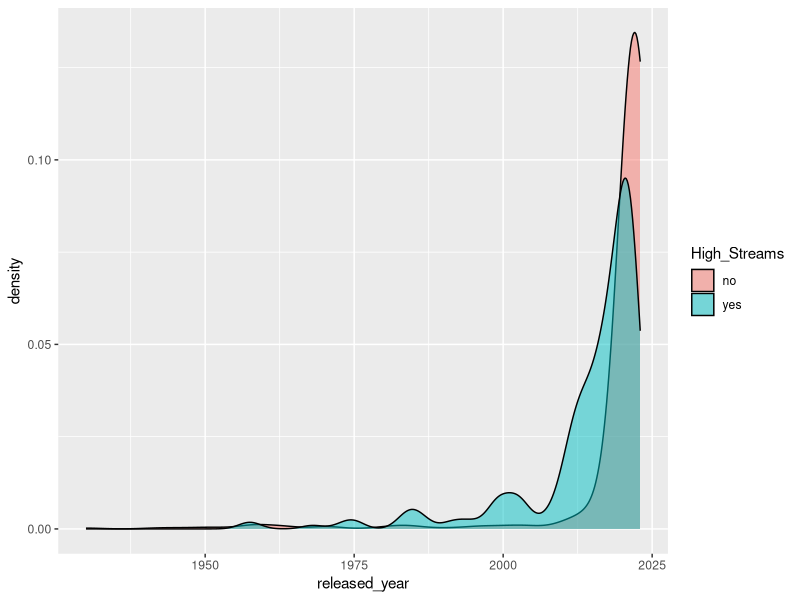
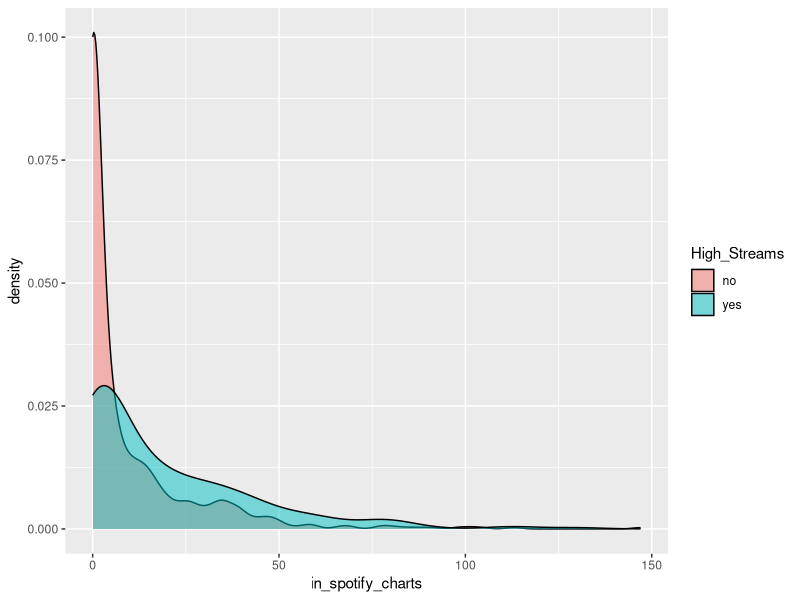
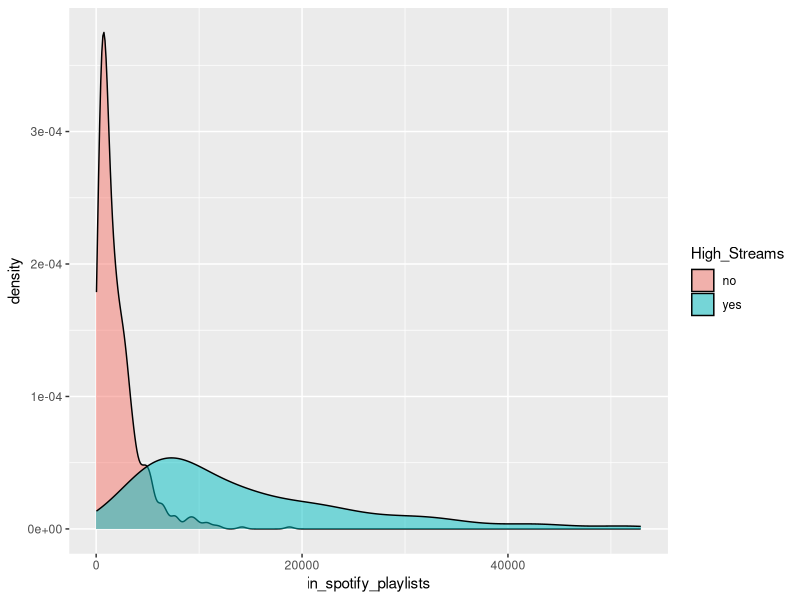
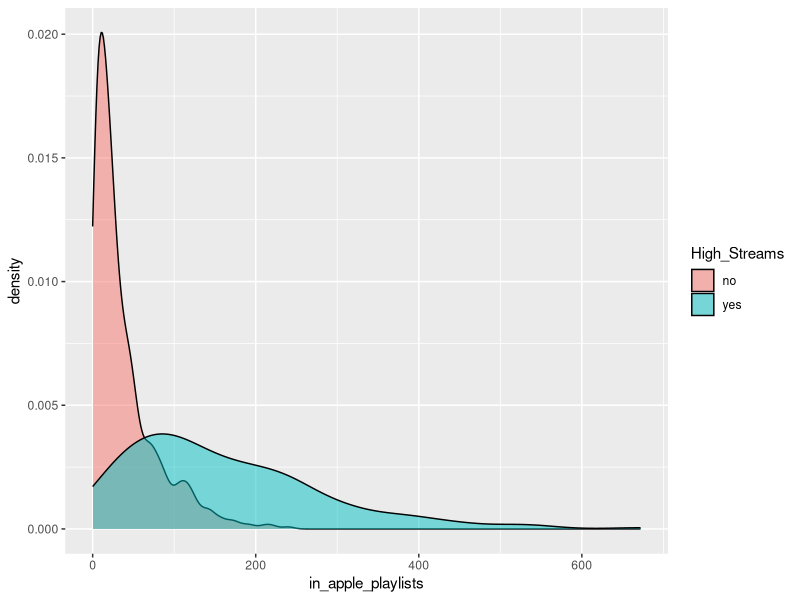
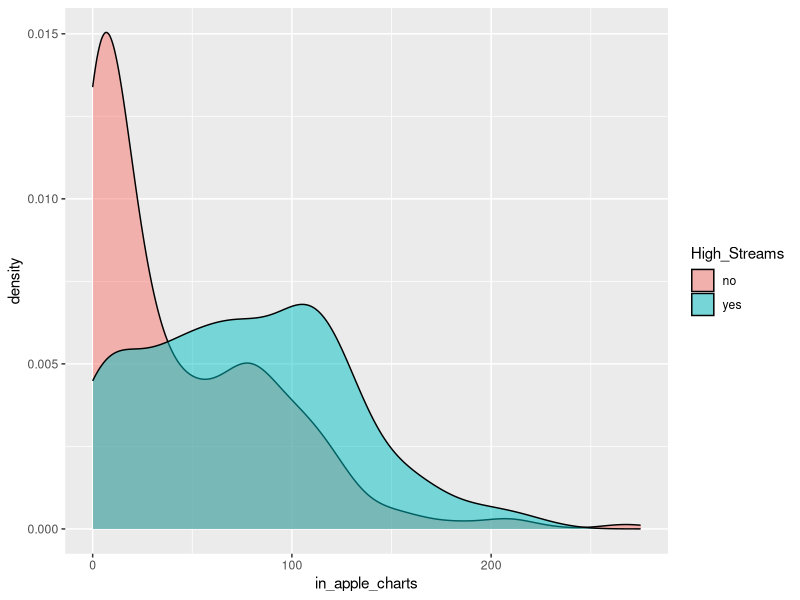
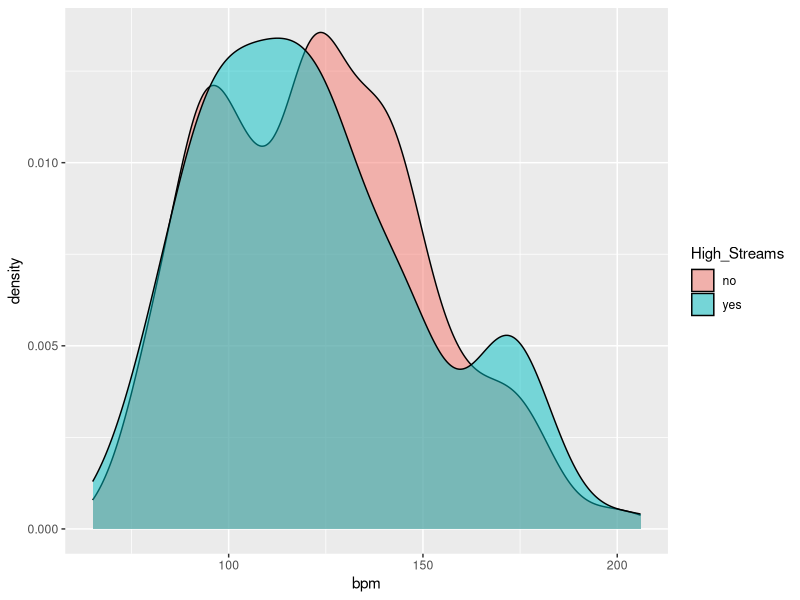
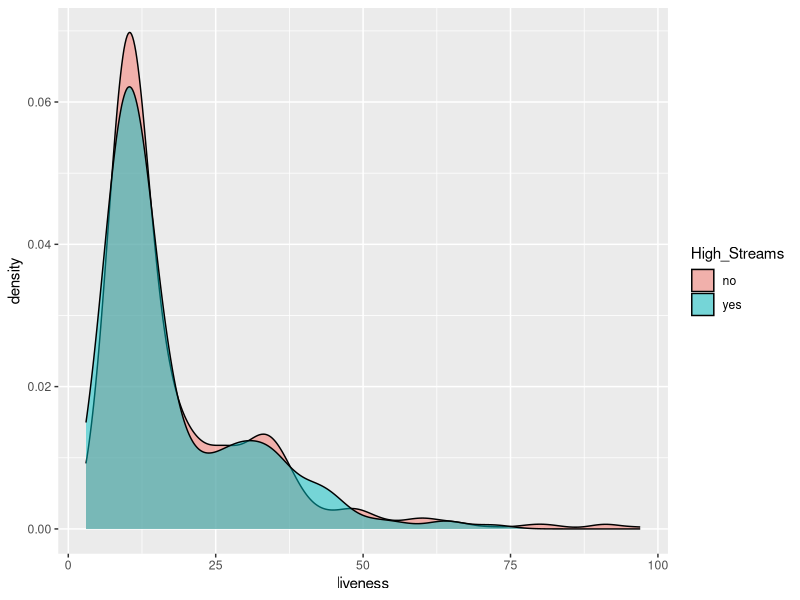
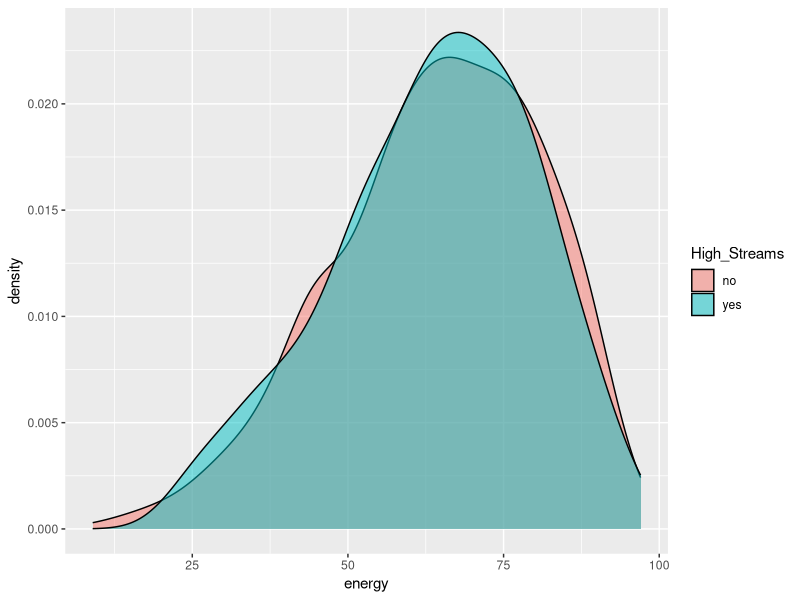

Write the R code that produced these figures, in order.
## Napomena: ova skripta sadrzi originalno resenje jednog od studenata. 
## Na nekoliko mesta u skripti su dodate napomene kako bi se ukazalo na neka malo bolja resenja
## ili na blagu izmenu nekih formulacija kako bi se iste ucinile jasnijim      

#ucitavamo dataset
data <- read.csv("spotify.csv", stringsAsFactors = F)
str(data)


#proveravamo da li varijabla streams ima nedostajuce vrednosti jer na osnovu nje kreiramo izlaznu promenljivu
sum(is.na(data$streams))
sum(data$streams == "", na.rm = T)
sum(data$streams == " ", na.rm = T)
sum(data$streams == "-", na.rm = T)

#nema nedostajucih vrednosti, racunamo treci kvartil
treciKvartil <- quantile(data$streams, 0.75)
treciKvartil

data$High_Streams <- ifelse(data$streams > treciKvartil, yes = "yes", no = "no")
data$High_Streams <- as.factor(data$High_Streams)

#odmah izbacujemo varijablu streams jer smo je koristili za kreiranje izlazne varijable, pa nam nece biti vise potrebna za model
data$streams <- NULL
str(data)

#IZBOR VARIJABLI - KNN koristi samo numericke podatke!

#proveravamo koje cemo varijable ukljuciti u model, proveravamo koliko imaju razlicitih vrednosti
length(unique(data$track_name))
#svaka pesma ima jedinstveno ime i nece uticati na to da li pesma ima veliki broj pustanja pesme
data$track_name <- NULL

length(unique(data$in_spotify_charts))
table(data$in_spotify_charts)
#mozemo je prebaciti u numericku varijablu (jer je to sustinski numericka vrednost), necemo je izbacivati

length(unique(data$mode))
#takodje se moze pretvoriti u numercku s obzirom da je ordinalna

#proveravamo da li promenljive imaju nedostajuce vrednosti
apply(data, MARGIN = 2, FUN = function(x) sum(is.na(x)))
apply(data, MARGIN = 2, FUN = function(x) sum(x == "", na.rm = T))
apply(data, MARGIN = 2, FUN = function(x) sum(x == " ", na.rm = T))
apply(data, MARGIN = 2, FUN = function(x) sum(x == "-", na.rm = T))
#in_spotify_charts i in_apple_charts imaju 1 i 2 NA vrednosti respektivno
#in_spotify_charts ima "-" vrednost

data$in_spotify_charts[data$in_spotify_charts == "-"] <- NA
data$in_spotify_charts <- as.numeric(data$in_spotify_charts, na.rm = T)
#proveravamo da li ima normalnu raspodelu kako bismo znali sa kojim vrednostima menjamo NA vrednosti i za in_spotify_charts i za in_apple_charts
apply(X = data[,c(3,5)], 2, FUN = function(x) shapiro.test(x))
#obe imaju vrednost p < 0.05 sto znaci da nemaju normalnu raspodelu i NA vrednosti menjamo medijanom
medijanaSpotify <- median(data$in_spotify_charts, na.rm = T)
medijanaSpotify
medijanaApple <- median(data$in_apple_charts, na.rm = T)
medijanaApple
#dobili smo da su medijane 3 i 38 za spotify i apple respektivno
data$in_spotify_charts[is.na(data$in_spotify_charts)] <- medijanaSpotify
data$in_apple_charts[is.na(data$in_apple_charts)] <- medijanaApple

#nema vise nedostajucih vrednosti
str(data)
data$mode <- as.factor(data$mode)

#radimo plotovanje kako bismo jos jednom proverili koje cemo varijable ukljuciti u nas model
library(ggplot2)
ggplot(data, mapping = aes(x = released_year, fill = High_Streams)) + geom_density(alpha = 0.5)
#sto je skorija godina izdanja to je manja verovatnoca da pesma ima visok broj pustanja
ggplot(data, mapping = aes(x = in_spotify_charts, fill = High_Streams)) + geom_density(alpha = 0.5)
#sto je veca pozicija pesme na spotify rang listi to je veca verovatnoca da ima veci broj pustanja, ta verovatnoca opada sa smanjenjem pozicije
ggplot(data, mapping = aes(x = in_spotify_playlists, fill = High_Streams)) + geom_density(alpha = 0.5)
#ukoliko se pesma nalazi u malom broju plejlista na spotify platformi to je manja verovatnoca da ima veci broj pustanja
ggplot(data, mapping = aes(x = in_apple_playlists, fill = High_Streams)) + geom_density(alpha = 0.5)
#ukoliko se pesma nalazi u malom broju plejlista na apple platformi to je manja verovatnoca da ima veci broj pustanja
ggplot(data, mapping = aes(x = in_apple_charts, fill = High_Streams)) + geom_density(alpha = 0.5)
#ukoliko pesma nema poziciju na apple rang listi to je veca verovatnoca da nema veliki broj pustanja
ggplot(data, mapping = aes(x = bpm, fill = High_Streams)) + geom_density(alpha = 0.5)
#nema neke prevelike razlike u broju pustanja pesme kada je u pitanju mera brzine pesme, nije nam relevantna za model
data$bpm <- NULL
ggplot(data, mapping = aes(x = liveness, fill = High_Streams)) + geom_density(alpha = 0.5)
#isto vazi i za nivo prisustva elemenata uzivo izvodjenja, ni ona nije relevantna za nas model
data$liveness <- NULL
ggplot(data, mapping = aes(x = energy, fill = High_Streams)) + geom_density(alpha = 0.5)
#ni energetski nivo pesme ne utice na broj pustanja pesme, mozemo je izbaciti
data$energy <- NULL
ggplot(data, mapping = aes(x = instrumentalness, fill = High_Streams)) + geom_density(alpha = 0.5)
#ni instrumentalness nam nije relevantna i nju izbacujemo
data$instrumentalness <- NULL
ggplot(data, mapping = aes(x = speechiness, fill = High_Streams)) + geom_density(alpha = 0.5)
#ni ova varijabla nam ne utice na model tako da cemo je izbaciti
data$speechines <- NULL
ggplot(data, mapping = aes(x = mode, fill = High_Streams)) + geom_bar(position = 'dodge')
#veca je verovatnoca da pesma ima veci broj pustanja ako je karakter pesme major

str(data)
data$mode <- as.numeric(data$mode)
#prebacili smo varijablu mode u numericku jer knn model radi samo sa numerickim varijablama
#gotovo je sredjivanje podataka


#proveravamo da li neke variujable imaju autlajere

apply(X = data[,c(1,2,3,4,5,7)], 2, FUN = function(x) length(boxplot.stats(x)$out))
#vidimo da sve varijable imaju autlajere, potrebno je da ih standardizujemo
#proveravamo da li imaju normalnu raspodelu kako bismo znali na koji nacin cemo izvrsiti standardizaciju
apply(X = data[,c(1,2,3,4,5,7)], 2, FUN = function(x) shapiro.test(x))
#sve varijable imaju p < 0.05 sto znaci da nemaju normalnu raspodelu

data.std <- apply(X = data[,c(1,2,3,4,5,7)], 2, FUN = function(x) scale(x, center = median(x), scale = IQR(x)))
data.std <- as.data.frame(data.std)

#kreirali smo standardizovani dataframe
#za scale smo stavili IQR - interquartile range sto predstavlja razliku izmedju 3. i 1. kvartila i kao centar smo stavili medijanu
#ubacujemo u standardizovani dataset preostalu varijablu mode i izlaznu varijablu
data.std$mode <- data$mode
data.std$High_Streams <- data$High_Streams

#sa tako standardizovanim dataset-om kreiramo nas model


#kreiramo train i test setove
library(caret)
set.seed(1010) # allows for repeating the randomization process exactly
indexes <- createDataPartition(data.std$High_Streams, p = 0.8, list = FALSE)
train.data <- data.std[indexes, ]
test.data <- data.std[-indexes, ]

#radimo krosvalidaciju sa 10 iteracija
library(e1071)
library(caret)
numFolds = trainControl(method = "cv", number = 10) 
kGrid =  expand.grid(.k = seq(from = 3, to = 25, by = 2))

#stavili smo neparne brojeve od 3 do 25 jer su nam oni potrebni kako bi jedna klasa bila dominantnija
knn.cv <- train( 
  x = train.data[, -8],
  y = train.data$High_Streams,
  method = "knn", # use rpart() to build multiple
  trControl = numFolds, # <folds> from above
  tuneGrid = kGrid) 
knn.cv
#dobili smo da nam je optimalna vrednost za parametar k = 7;
#mozemo je izuci direktno odatle 
kValue <- knn.cv$bestTune$k
kValue

library(class)
knn.pred <- knn(train = train.data[,-8], # training data without the output (class) variable
                test = test.data[,-8], # test data without the output (class) variable
                cl = train.data$High_Streams, # output (class) variable is specified here
                k = kValue) 
#kreirali smo model knn i sada mozemo kreirati matricu konfuzije
knn.cm <- table(true = test.data$High_Streams, predicted = knn.pred)
knn.cm

#       predicted
#  true   no yes
#  no    135   8
#  yes    12  35

#na glavnoj dijagonali matirce se nalaze tacne predikcije, a na sporednoj pogresne predikcije
#od ukupno 190 observacija tacno smo predvideli 170 sto znaci da ce nam accuracy biti veoma visok
#od ukupno 143 pesme koje stvarno nece imati veliki broj pustanja, tacno smo predvideli 135
#a od ukupno 47 pesama koje ce imati veliki broj pustanja, tacno smo predvideli 35

#TP - true positive - predstavlja sve pesme koje ce stvarno imati veliki broj pustanja a i mi smo predvideli da hoce
#TN - true negative - predstavlja sve pesme koje nece imati veliki broj pustanja i mi smo predvideli da nece
#FP - false positive - predstavlja sve pesme za koje smo rekli dace imati veliki broj pustanja a zapravo nemaju
#FN - false negative - predstavlja sve pesme za koje smo rekli da nece imati veliki broj pustanja a zapravo imaju


#kreiramo funkciju koja ce nam sluziti za evaluaciju modela
getEvaluationMetrics <- function(cm) {
  TP <- cm[2,2] 
  TN <- cm[1,1]
  FP <- cm[1,2]
  FN <- cm[2,1]
  
  accuracy <- sum(diag(cm))/sum(cm)
  precision <- TP/(TP+FP)
  recall <- TP/(TP+FN)
  F1 <- (2*precision*recall)/(precision + recall)
  
  c(Accuracy = accuracy,
    Precision = precision,
    Recall = recall,
    F1 = F1)
  
}
knn.eval <- getEvaluationMetrics(knn.cm)
knn.eval



#accuracy - predstavlja udeo tacno predvidjenih u odnosu na sve observacije.
#nas model je od ukupno 190 observacija tacno predvideo 170 i zbog toga nam je accuracy 89.47%
#za 170 pesama je tacno predvideo da li ce imati veliki broj pustanja pesme 

#precision - predstavlja udeo observacija za koje smo predvideli da su pozitivne i stvarno jesu
#za 43 pesme smo predvideli da ce imati veliki broj pustanja, od toga 35 pesama stvarno ima veliki broj pustanja
#i zbog toga nam je precision 81.39%

#recall - predstavlja udeo observacija koje su stvarno pozitivne a mi smo predvideli da jesu
#od ukupno 47 stvarno pozitivnih observacija mi smo tacno predvideli 35
#za 35 pesama smo rekli da ce imati veliki broj pustanja od ukupno 47 koje stvarno imaju veliki broj pustanja
#i zbog toga nam je recall 74.46%

#F1 - predstavlja meru performanski modela za balansirane vrednosti precision i recall, i za njom postoji potreba jer su
# precision i recall u antagonistickom odnosu, povecanje jedne, druga se smanjuje i obrnuto. Kada su i recall i precision visoke,
# visok je i F1.
# U kontekstu ovog zadatka, moze se reci da nas model dobro balansira između sposobnosti da prepozna većinu stvarno popularnih 
#pesama i toga da ne označava previše pesama kao veoma popularne kada nisu.

## Napomena: neke od prethodnih formulacija su blago izmenjene, bez promene znacenja, kako bi se ucinile jasnijim i/ili 
## kompletnijim. VAZNO: date interpretacije tj nacin na koji su iskazane nije jedini korektan nacin, vec pokazuje samo 
## jedan od nacina da se formulisu interpretacije metrika kako bi se odgovorilo na zahtev zadatka. 
